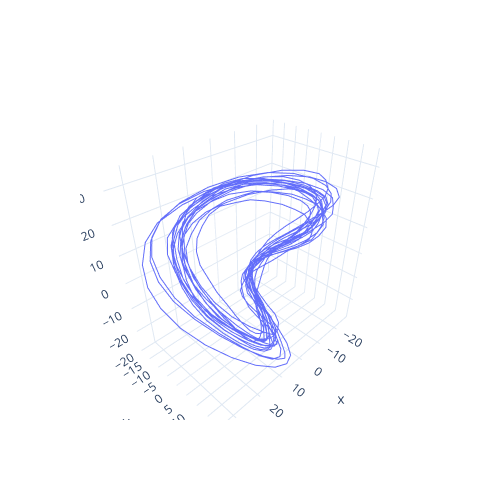

The cell this chart's notebook holds for it:
### Code cell
fig_2 = go.Figure()
fig_2.update_layout(autosize=False, width=500, height=500)

fig_2.add_trace(go.Scatter3d(x=X_PCA[:,0],
                             y=X_PCA[:,1],
                             z=X_PCA[:,2],
                             mode='lines'
                            )
                )


fig_2.layout.template = 'plotly_white'
fig_2.show()

### Figure 1 — Plotly figure (JSON) as saved in the notebook; plotly's stock layout.template omitted (floating-point values rounded to 4 significant figures; data arrays with more than 128 entries replaced by an {"elided": "..."} marker saying what was removed)
{"data": [{"mode": "lines", "type": "scatter3d", "x": {"elided": "673 float values"}, "y": {"elided": "673 float values"}, "z": {"elided": "673 float values"}}], "layout": {"autosize": false, "height": 500, "width": 500}}
